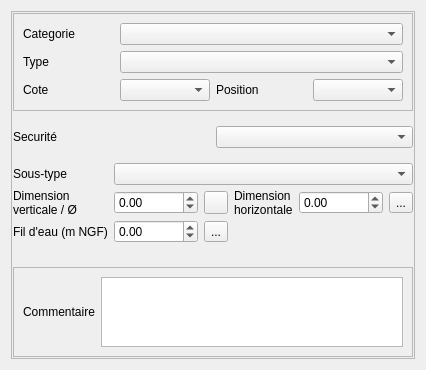
<?xml version="1.0" encoding="UTF-8"?>
<ui version="4.0">
 <class>Form</class>
 <widget class="QWidget" name="Form">
  <property name="geometry">
   <rect>
    <x>0</x>
    <y>0</y>
    <width>342</width>
    <height>366</height>
   </rect>
  </property>
  <property name="windowTitle">
   <string>Form</string>
  </property>
  <layout class="QVBoxLayout" name="verticalLayout">
   <item>
    <widget class="QFrame" name="frame_2">
     <property name="frameShape">
      <enum>QFrame::StyledPanel</enum>
     </property>
     <property name="frameShadow">
      <enum>QFrame::Raised</enum>
     </property>
     <layout class="QVBoxLayout" name="verticalLayout_4">
      <property name="leftMargin">
       <number>1</number>
      </property>
      <property name="topMargin">
       <number>1</number>
      </property>
      <property name="rightMargin">
       <number>1</number>
      </property>
      <property name="bottomMargin">
       <number>1</number>
      </property>
      <item>
       <widget class="QFrame" name="frame">
        <property name="frameShape">
         <enum>QFrame::StyledPanel</enum>
        </property>
        <property name="frameShadow">
         <enum>QFrame::Raised</enum>
        </property>
        <layout class="QGridLayout" name="gridLayout">
         <item row="2" column="1">
          <widget class="QComboBox" name="comboBox_cote"/>
         </item>
         <item row="0" column="0">
          <widget class="QLabel" name="label_11">
           <property name="text">
            <string>Categorie</string>
           </property>
           <property name="wordWrap">
            <bool>true</bool>
           </property>
          </widget>
         </item>
         <item row="1" column="0">
          <widget class="QLabel" name="label_3">
           <property name="text">
            <string>Type</string>
           </property>
           <property name="wordWrap">
            <bool>true</bool>
           </property>
          </widget>
         </item>
         <item row="2" column="0">
          <widget class="QLabel" name="label_4">
           <property name="text">
            <string>Cote</string>
           </property>
           <property name="wordWrap">
            <bool>true</bool>
           </property>
          </widget>
         </item>
         <item row="2" column="2">
          <widget class="QLabel" name="label_12">
           <property name="text">
            <string>Position</string>
           </property>
           <property name="wordWrap">
            <bool>true</bool>
           </property>
          </widget>
         </item>
         <item row="2" column="3">
          <widget class="QComboBox" name="comboBox_position"/>
         </item>
         <item row="0" column="1" colspan="3">
          <widget class="QComboBox" name="comboBox_cat"/>
         </item>
         <item row="1" column="1" colspan="3">
          <widget class="QComboBox" name="comboBox_type"/>
         </item>
        </layout>
       </widget>
      </item>
      <item>
       <widget class="QStackedWidget" name="stackedWidget">
        <property name="currentIndex">
         <number>1</number>
        </property>
        <widget class="QWidget" name="page">
         <layout class="QGridLayout" name="gridLayout_4">
          <property name="leftMargin">
           <number>0</number>
          </property>
          <property name="rightMargin">
           <number>0</number>
          </property>
          <item row="3" column="2">
           <widget class="QToolButton" name="toolButton_calch">
            <property name="text">
             <string/>
            </property>
            <property name="icon">
             <iconset>
              <normaloff>:/plugins/Lamia/icons/numpad.png</normaloff>:/plugins/Lamia/icons/numpad.png</iconset>
            </property>
           </widget>
          </item>
          <item row="3" column="3">
           <widget class="QLabel" name="label_10">
            <property name="text">
             <string>Dimension horizontale</string>
            </property>
            <property name="wordWrap">
             <bool>true</bool>
            </property>
           </widget>
          </item>
          <item row="1" column="0">
           <widget class="QLabel" name="label_6">
            <property name="text">
             <string>Ecoulement</string>
            </property>
            <property name="wordWrap">
             <bool>true</bool>
            </property>
           </widget>
          </item>
          <item row="0" column="0">
           <widget class="QLabel" name="label_5">
            <property name="text">
             <string>Implantation</string>
            </property>
            <property name="wordWrap">
             <bool>true</bool>
            </property>
           </widget>
          </item>
          <item row="3" column="0">
           <widget class="QLabel" name="label_8">
            <property name="text">
             <string>Dimension verticale / Ø</string>
            </property>
            <property name="wordWrap">
             <bool>true</bool>
            </property>
           </widget>
          </item>
          <item row="3" column="1">
           <widget class="QDoubleSpinBox" name="doubleSpinBox_dimvert">
            <property name="minimum">
             <double>-1.000000000000000</double>
            </property>
           </widget>
          </item>
          <item row="3" column="4">
           <widget class="QDoubleSpinBox" name="doubleSpinBox_dimhoriz">
            <property name="minimum">
             <double>-1.000000000000000</double>
            </property>
           </widget>
          </item>
          <item row="3" column="5">
           <widget class="QToolButton" name="toolButton__calcv">
            <property name="text">
             <string/>
            </property>
            <property name="icon">
             <iconset>
              <normaloff>:/plugins/Lamia/icons/numpad.png</normaloff>:/plugins/Lamia/icons/numpad.png</iconset>
            </property>
           </widget>
          </item>
          <item row="1" column="3">
           <widget class="QLabel" name="label_7">
            <property name="text">
             <string>Utilisation</string>
            </property>
            <property name="wordWrap">
             <bool>true</bool>
            </property>
           </widget>
          </item>
          <item row="1" column="4" colspan="2">
           <widget class="QComboBox" name="comboBox_utilisation"/>
          </item>
          <item row="1" column="1" colspan="2">
           <widget class="QComboBox" name="comboBox_ecoulement"/>
          </item>
          <item row="0" column="1" colspan="5">
           <widget class="QComboBox" name="comboBox_implantation"/>
          </item>
         </layout>
        </widget>
        <widget class="QWidget" name="page_2">
         <layout class="QGridLayout" name="gridLayout_5">
          <property name="leftMargin">
           <number>0</number>
          </property>
          <property name="rightMargin">
           <number>0</number>
          </property>
          <item row="1" column="0">
           <widget class="QLabel" name="label_14">
            <property name="text">
             <string>Securité</string>
            </property>
           </widget>
          </item>
          <item row="3" column="1">
           <spacer name="verticalSpacer_2">
            <property name="orientation">
             <enum>Qt::Vertical</enum>
            </property>
            <property name="sizeHint" stdset="0">
             <size>
              <width>20</width>
              <height>40</height>
             </size>
            </property>
           </spacer>
          </item>
          <item row="1" column="1">
           <widget class="QComboBox" name="comboBox_securite"/>
          </item>
          <item row="2" column="0" colspan="2">
           <widget class="QStackedWidget" name="stackedWidget_2">
            <property name="currentIndex">
             <number>0</number>
            </property>
            <widget class="QWidget" name="page_3">
             <layout class="QGridLayout" name="gridLayout_3">
              <property name="leftMargin">
               <number>0</number>
              </property>
              <property name="rightMargin">
               <number>0</number>
              </property>
              <item row="2" column="1">
               <widget class="QDoubleSpinBox" name="doubleSpinBox_fildeau">
                <property name="minimum">
                 <double>-99.000000000000000</double>
                </property>
                <property name="maximum">
                 <double>999999.000000000000000</double>
                </property>
               </widget>
              </item>
              <item row="2" column="2">
               <widget class="QToolButton" name="toolButton_fildeau">
                <property name="text">
                 <string>...</string>
                </property>
               </widget>
              </item>
              <item row="1" column="4">
               <widget class="QDoubleSpinBox" name="doubleSpinBox_dimhoriz2">
                <property name="minimum">
                 <double>-1.000000000000000</double>
                </property>
                <property name="maximum">
                 <double>999999.000000000000000</double>
                </property>
               </widget>
              </item>
              <item row="1" column="5">
               <widget class="QToolButton" name="toolButton_dimhoriz2">
                <property name="text">
                 <string>...</string>
                </property>
               </widget>
              </item>
              <item row="2" column="0">
               <widget class="QLabel" name="label_2">
                <property name="text">
                 <string>Fil d'eau (m NGF)</string>
                </property>
               </widget>
              </item>
              <item row="1" column="2">
               <widget class="QToolButton" name="toolButton_calch_2">
                <property name="text">
                 <string/>
                </property>
                <property name="icon">
                 <iconset>
                  <normaloff>:/plugins/Lamia/icons/numpad.png</normaloff>:/plugins/Lamia/icons/numpad.png</iconset>
                </property>
               </widget>
              </item>
              <item row="1" column="0">
               <widget class="QLabel" name="label_13">
                <property name="text">
                 <string>Dimension verticale / Ø</string>
                </property>
                <property name="wordWrap">
                 <bool>true</bool>
                </property>
               </widget>
              </item>
              <item row="1" column="1">
               <widget class="QDoubleSpinBox" name="doubleSpinBox_dimvert_2">
                <property name="minimum">
                 <double>-1.000000000000000</double>
                </property>
                <property name="maximum">
                 <double>999999.000000000000000</double>
                </property>
               </widget>
              </item>
              <item row="1" column="3">
               <widget class="QLabel" name="label">
                <property name="text">
                 <string>Dimension horizontale</string>
                </property>
                <property name="wordWrap">
                 <bool>true</bool>
                </property>
               </widget>
              </item>
              <item row="0" column="0">
               <widget class="QLabel" name="label_15">
                <property name="text">
                 <string>Sous-type</string>
                </property>
               </widget>
              </item>
              <item row="0" column="1" colspan="5">
               <widget class="QComboBox" name="comboBox_soustype"/>
              </item>
             </layout>
            </widget>
            <widget class="QWidget" name="page_4"/>
           </widget>
          </item>
         </layout>
        </widget>
       </widget>
      </item>
      <item>
       <widget class="QFrame" name="frame_3">
        <property name="frameShape">
         <enum>QFrame::StyledPanel</enum>
        </property>
        <property name="frameShadow">
         <enum>QFrame::Raised</enum>
        </property>
        <layout class="QGridLayout" name="gridLayout_2">
         <item row="0" column="1">
          <widget class="QTextBrowser" name="textBrowser_comm">
           <property name="readOnly">
            <bool>false</bool>
           </property>
          </widget>
         </item>
         <item row="0" column="0">
          <widget class="QLabel" name="label_9">
           <property name="text">
            <string>Commentaire</string>
           </property>
          </widget>
         </item>         
        </layout>
       </widget>
      </item>
      <item>
       <spacer name="verticalSpacer">
        <property name="orientation">
         <enum>Qt::Vertical</enum>
        </property>
        <property name="sizeHint" stdset="0">
         <size>
          <width>20</width>
          <height>40</height>
         </size>
        </property>
       </spacer>
      </item>
     </layout>
    </widget>
   </item>
  </layout>
 </widget>
 <resources/>
 <connections/>
</ui>
